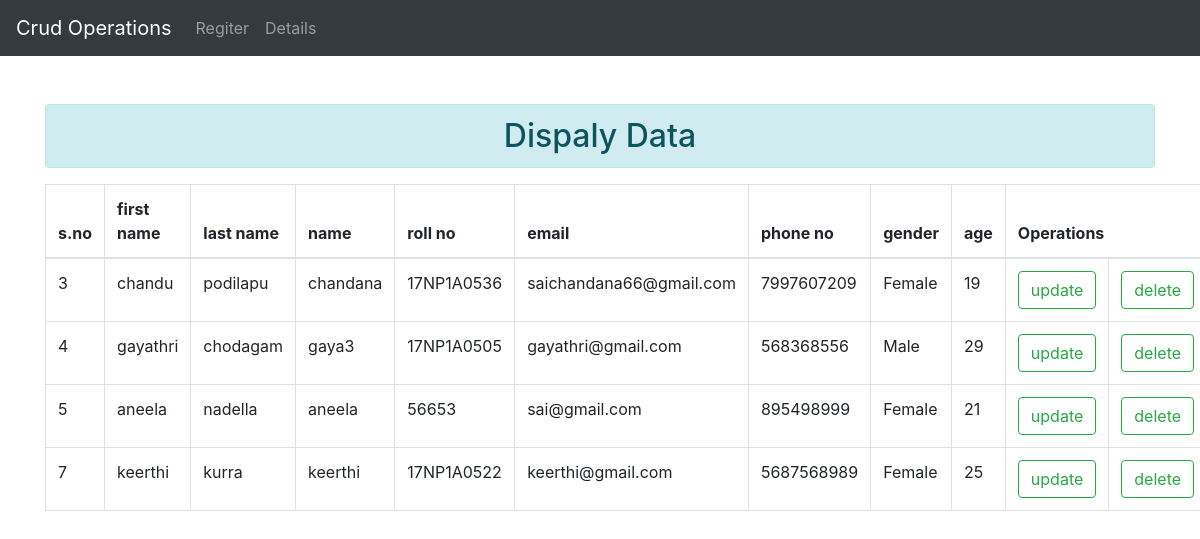
Screenshot of /details/ with the database file from the repository.
### app2/models.py (models this page shows, shortened)
class Student(models.Model):
	genders = [('Female','Female'),
				('Male','Male'),
				('Others','Others')]
	fname = models.CharField(max_length = 30)
	lname = models.CharField(max_length = 20)
	name = models.CharField(max_length = 30)
	rnum = models.CharField(max_length= 25)
	email = models.EmailField()
	mobile = models.CharField(max_length = 10)
	gender = models.CharField(max_length=10,choices=genders)
	age = models.IntegerField(null=True)

### app2/views.py (the view)
# urls.py: path('details/',views.details,name='details'),
def details(request):
	info = Student.objects.all()
	context={'info':info}
	return render(request,'crudapp/details.html',context)

### app2/templates/crudapp/details.html (shortened to what this page needs)
{% load static %}
<!DOCTYPE html>
<html>
<head>
    <link rel="stylesheet" type="text/css" href="{% static 'css/bootstrap.min.css' %}">
</head>
<body>
<nav class="navbar navbar-expand-sm bg-dark navbar-dark">
   <a class="navbar-brand" href="#">Crud Operations</a>
  <ul class="navbar-nav">
    <li class="nav-item">
      <a class="nav-link" href="{% url 'addstudent' %}">Regiter</a>
    </li>
    <li class="nav-item">
      <a class="nav-link" href="#">Details</a>
    </li>
  </ul>
</nav>
<div class= "container mt-5">
	<h2 class="alert alert-info text-center">Dispaly Data</h2>
    <table class="table table-bordered">
    	<thead>
    		<tr>
    			<th>s.no</th>
    			<th>first name</th>
    			<th>last name</th>
    			<th>name</th>
    			<th>roll no</th>
    			<th>email</th>
    			<th>phone no</th>
    			<th>gender</th>
    			<th>age</th>
    			<th colspan="2">Operations</th>
    		</tr>
    	</thead>
    		</body>
    		   {% for i in info %}
    	      <tr>
    	      	<td>{{i.id}}</td>
    	      	<td>{{i.fname}}</td>
    	      	<td>{{i.lname}}</td>
    	      	<td>{{i.name}}</td>
    	      	<td>{{i.rnum}}</td>
    	      	<td>{{i.email}}</td>
    	      	<td>{{i.mobile}}</td>
    	      	<td>{{i.gender}}</td>
    	      	<td>{{i.age}}</td>
    	      	<td><a class="btn btn-outline-success" href="{% url 'update' i.id%}">update</a></td>
    	      	<td><a class="btn btn-outline-success" href="{% url 'delete' i.id %}">delete</a></td>
     	      </tr>
    	      {% endfor %}
</body>
</html>

### rows the page displays
Student: id "3", fname "chandu", lname "podilapu", name "chandana", rnum "17NP1A0536", email "saichandana66@gmail.com", mobile "7997607209", gender "Female", age "19"
Student: id "4", fname "gayathri", lname "chodagam", name "gaya3", rnum "17NP1A0505", email "gayathri@gmail.com", mobile "568368556", gender "Male", age "29"
Student: id "5", fname "aneela", lname "nadella", name "aneela", rnum "56653", email "sai@gmail.com", mobile "895498999", gender "Female", age "21"
Student: id "7", fname "keerthi", lname "kurra", name "keerthi", rnum "17NP1A0522", email "keerthi@gmail.com", mobile "5687568989", gender "Female", age "25"
